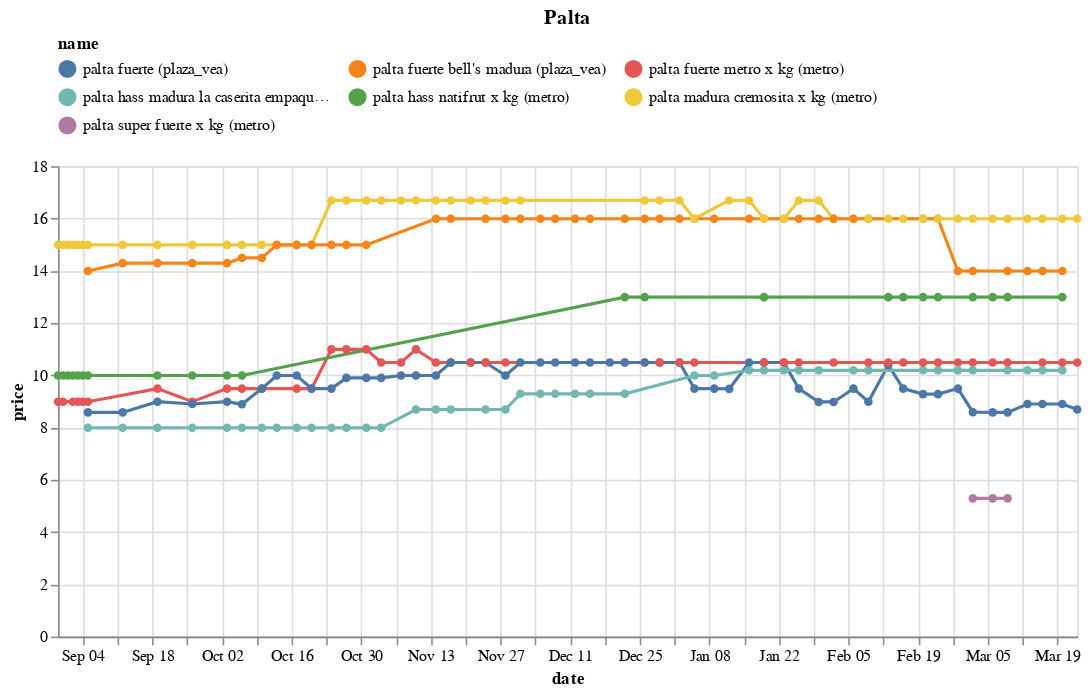

Notebook source saved alongside this figure:
### Code cell
(df
 .loc[df.name.isin(names)]
 .pipe(alt.Chart)
 .mark_line(point=True)
 .encode(x='date', y='price', color='name', tooltip=['name','price'])
 .properties(width=650, title='Palta')
 .configure_legend(orient='top', columns=3)
)

### Figure 1 — Vega-Lite specification as saved in the notebook (floating-point values rounded to 4 significant figures; data arrays with more than 128 entries replaced by an {"elided": "..."} marker saying what was removed)
{"config": {"view": {"continuousWidth": 400, "continuousHeight": 300}, "legend": {"columns": 3, "orient": "top"}}, "data": {"name": "data-c3aeefd8017fe4fd936a50cdb7132524"}, "mark": {"type": "line", "point": true}, "encoding": {"color": {"field": "name", "type": "nominal"}, "tooltip": [{"field": "name", "type": "nominal"}, {"field": "price", "type": "quantitative"}], "x": {"field": "date", "type": "temporal"}, "y": {"field": "price", "type": "quantitative"}}, "title": "Palta", "width": 650, "$schema": "https://vega.github.io/schema/vega-lite/v4.17.0.json", "datasets": {"data-c3aeefd8017fe4fd936a50cdb7132524": {"elided": "262 records"}}}
